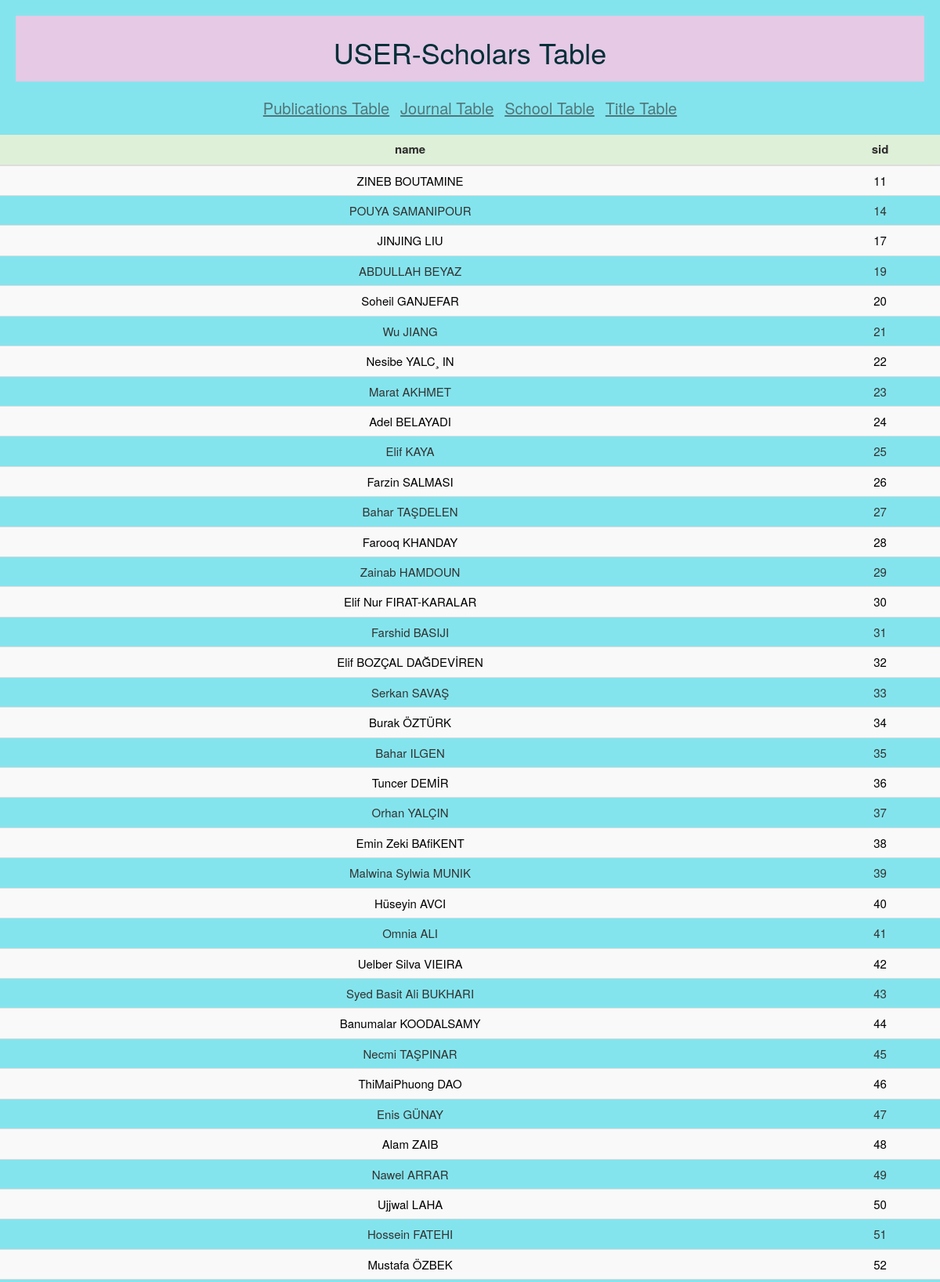
/WebPage/scholaruser.php (upper part), run on the app's committed database.
### tables this page shows
CREATE TABLE `scholars` (
  `name` char(200) DEFAULT NULL,
  `sid` int(11) NOT NULL
);

### WebPage/scholaruser.php (the view, shortened to what this page needs)
<!DOCTYPE html>
<html lang="en" dir="ltr">
  <head>
    <div class="title">
    <h1 class="h1"> USER-Scholars Table</h1>
  </div>
  <div class="otherpages">
    <a href="user.php">Publications Table</a>
    <a href="journaluser.php">Journal Table</a>
    <a href="schooluser.php">School Table</a>
    <a href="titleuser.php">Title Table</a>
  </div>
    <link rel="stylesheet" href="https://maxcdn.bootstrapcdn.com/bootstrap/3.3.7/css/bootstrap.min.css">
    <link rel="stylesheet" href="journaladmincss.css">
  </head>
  <body>
    <?php
    $link = mysqli_connect("localhost", "root", "", "Project");
    $check = mysqli_query($link,"SELECT * FROM scholars  ");
    $myarr=array();
    while($row = mysqli_fetch_array($check))
    {
    array_push($myarr, $row);
    }
    	?>
    <body >
		<table class="table">
					<thead>
						<tr class="success">
							<th>name</th>
							<th>sid</th>
						</tr>
					</thead>
					<tbody>
						<?php
						$row_number=count($myarr);
						for($i=0;$i<$row_number;$i++)
						{
							$title=$myarr[$i]['name'];
				  $pid=$myarr[$i]['sid'];
						echo "<tr>";
							echo "<td>" .$title.  "</td>";
				  echo"<td> " .$pid.  "</td>";
				echo "</tr>";
						}
						?>
						</tbody>
		</table>

### WebPage/journaladmincss.css (style rules this page uses)
.title { text-align: center; color:#012e38; font-weight: bold; margin: 20px; padding: 7px; background-color: #e5c9e5; }
a { font-size: 20px; text-decoration: underline; padding: 5px; color: #2D2D2D; }
.otherpages { margin: 20px; text-align: center; opacity: 0.6; }
body { background-color:#84e4ed ; }
table { padding: 20px; text-align: center; font-size: 15px; }
th { color: #2D2D2D; text-align: center; }
tr:nth-child(odd) { background: #f9f9f9; color: black; }

### data on the page
scholars: name "ZINEB BOUTAMINE", sid "11"
scholars: name "POUYA SAMANIPOUR", sid "14"
scholars: name "JINJING LIU", sid "17"
scholars: name "ABDULLAH BEYAZ", sid "19"
scholars: name "Soheil GANJEFAR", sid "20"
scholars: name "Wu JIANG", sid "21"
scholars: name "Nesibe YALC¸ IN", sid "22"
scholars: name "Marat AKHMET", sid "23"
scholars: name "Adel BELAYADI", sid "24"
scholars: name "Elif KAYA", sid "25"
scholars: name "Farzin SALMASI", sid "26"
scholars: name "Bahar TAŞDELEN", sid "27"
scholars: name "Farooq KHANDAY", sid "28"
scholars: name "Zainab HAMDOUN", sid "29"
scholars: name "Elif Nur FIRAT-KARALAR", sid "30"
scholars: name "Farshid BASIJI", sid "31"
scholars: name "Elif BOZÇAL DAĞDEVİREN", sid "32"
scholars: name "Serkan SAVAŞ", sid "33"
scholars: name "Burak ÖZTÜRK", sid "34"
scholars: name "Bahar ILGEN", sid "35"
scholars: name "Tuncer DEMİR", sid "36"
scholars: name "Orhan YALÇIN", sid "37"
scholars: name "Emin Zeki BAfiKENT", sid "38"
scholars: name "Malwina Sylwia MUNIK", sid "39"
scholars: name "Hüseyin AVCI", sid "40"
scholars: name "Omnia ALI", sid "41"
scholars: name "Uelber Silva VIEIRA", sid "42"
scholars: name "Syed Basit Ali BUKHARI", sid "43"
scholars: name "Banumalar KOODALSAMY", sid "44"
scholars: name "Necmi TAŞPINAR", sid "45"
scholars: name "ThiMaiPhuong DAO", sid "46"
scholars: name "Enis GÜNAY", sid "47"
scholars: name "Alam ZAIB", sid "48"
scholars: name "Nawel ARRAR", sid "49"
scholars: name "Ujjwal LAHA", sid "50"
scholars: name "Hossein FATEHI", sid "51"
scholars: name "Mustafa ÖZBEK", sid "52"
